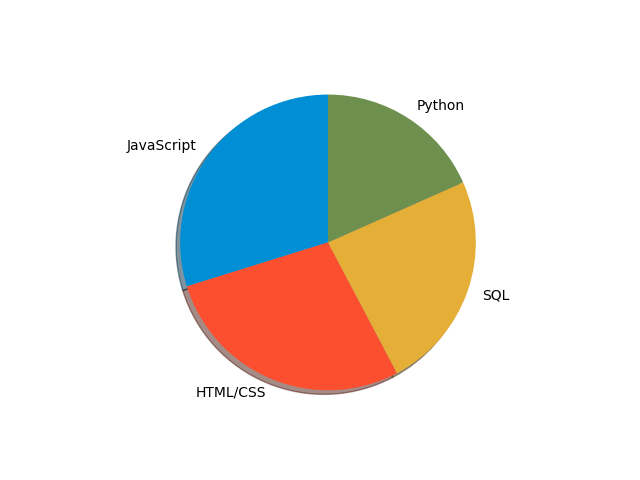

Python code for this plot:
from matplotlib import pyplot as plt

# Language Popularity
# slices = [59219, 55466, 47544, 36443, 35917, 31991, 27097, 23030, 20524, 18523, 18017, 7920, 7331, 7201, 5833]
# labels = ['JavaScript', 'HTML/CSS', 'SQL', 'Python', 'Java', 'Bash/Shell/PowerShell', 'C#', 'PHP', 'C++', 'TypeScript', 'C', 'Other(s):', 'Ruby', 'Go', 'Assembly']

# plt.pie(slices,labels=labels,)

##############################################################################################################################################################################
                                             # Adding Auto Percentage
# slices = [59219, 55466, 47544, 36443, 35917]
# labels = ['JavaScript', 'HTML/CSS', 'SQL', 'Python', 'Java']

# plt.pie(slices,labels=labels,autopct="%1.1f%%") #autopct="%1.1f%%" - this will add the percentage to the partitions automatically

# plt.show()

##############################################################################################################################################################################
                                            # Seperating The Part Apart a Bit
# slices = [59219, 55466, 47544, 36443, 35917]
# labels = ['JavaScript', 'HTML/CSS', 'SQL', 'Python', 'Java']
# explode=[0,0,0,0.1,0]
# plt.pie(slices,labels=labels,explode = explode) #Seperating Python Apart a Bit

##############################################################################################################################################################################
                                            # Add Some Wedge(Border to Partitions)
# slices = [59219, 55466, 47544, 36443, 35917]
# labels = ['JavaScript', 'HTML/CSS', 'SQL', 'Python', 'Java']
# plt.pie(slices,labels=labels,wedgeprops={'edgecolor':'black'})

##############################################################################################################################################################################
                                     # Add Some Shadow and Allign The PieChart Based On Angle
slices = [59219, 55466, 47544, 36443]
labels = ['JavaScript', 'HTML/CSS', 'SQL', 'Python']
colors=['#008fd5',"#fc4f30","#e5ae37","#6d904f"]
plt.pie(slices,labels=labels,colors=colors,shadow=True,startangle=90)

##############################################################################################################################################################################

plt.show()
